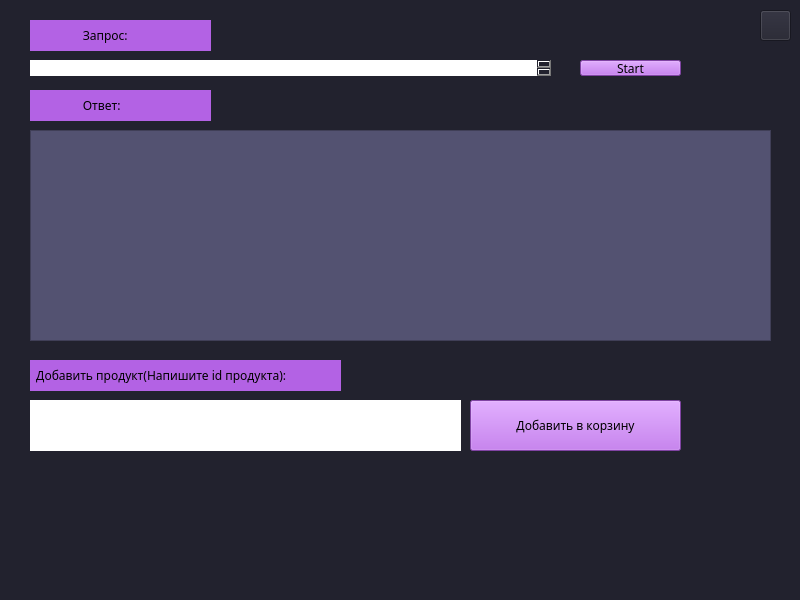
<?xml version="1.0" encoding="UTF-8"?>
<ui version="4.0">
 <class>MainWindow</class>
 <widget class="QMainWindow" name="MainWindow">
  <property name="geometry">
   <rect>
    <x>0</x>
    <y>0</y>
    <width>800</width>
    <height>600</height>
   </rect>
  </property>
  <property name="windowTitle">
   <string>MainWindow</string>
  </property>
  <property name="styleSheet">
   <string notr="true">background-color: rgb(34, 34, 46);</string>
  </property>
  <widget class="QWidget" name="centralwidget">
   <widget class="QLabel" name="label">
    <property name="geometry">
     <rect>
      <x>30</x>
      <y>20</y>
      <width>181</width>
      <height>31</height>
     </rect>
    </property>
    <property name="font">
     <font>
      <family>Montserrat</family>
      <weight>50</weight>
      <bold>false</bold>
     </font>
    </property>
    <property name="styleSheet">
     <string notr="true">background-color: rgb(179, 98, 228);</string>
    </property>
    <property name="text">
     <string>                 Запрос:</string>
    </property>
   </widget>
   <widget class="QPushButton" name="pushButton">
    <property name="geometry">
     <rect>
      <x>580</x>
      <y>60</y>
      <width>101</width>
      <height>16</height>
     </rect>
    </property>
    <property name="font">
     <font>
      <family>Montserrat</family>
     </font>
    </property>
    <property name="styleSheet">
     <string notr="true">background-color: rgb(179, 94, 228);</string>
    </property>
    <property name="text">
     <string>Start</string>
    </property>
   </widget>
   <widget class="QLabel" name="label_2">
    <property name="geometry">
     <rect>
      <x>30</x>
      <y>90</y>
      <width>181</width>
      <height>31</height>
     </rect>
    </property>
    <property name="font">
     <font>
      <family>Montserrat</family>
      <weight>50</weight>
      <bold>false</bold>
     </font>
    </property>
    <property name="styleSheet">
     <string notr="true">background-color: rgb(179, 98, 228);</string>
    </property>
    <property name="text">
     <string>                 Ответ:</string>
    </property>
   </widget>
   <widget class="QTableWidget" name="tableWidget">
    <property name="geometry">
     <rect>
      <x>30</x>
      <y>130</y>
      <width>741</width>
      <height>211</height>
     </rect>
    </property>
    <property name="styleSheet">
     <string notr="true">background-color: rgb(83, 82, 113);</string>
    </property>
   </widget>
   <widget class="QPlainTextEdit" name="textEdit">
    <property name="geometry">
     <rect>
      <x>30</x>
      <y>60</y>
      <width>521</width>
      <height>16</height>
     </rect>
    </property>
    <property name="styleSheet">
     <string notr="true">background-color: rgb(255, 255, 255);
border: 2px;
border-color: rgb(179, 94, 228);</string>
    </property>
   </widget>
   <widget class="QLabel" name="label_3">
    <property name="geometry">
     <rect>
      <x>30</x>
      <y>360</y>
      <width>311</width>
      <height>31</height>
     </rect>
    </property>
    <property name="font">
     <font>
      <family>Montserrat</family>
      <weight>50</weight>
      <bold>false</bold>
     </font>
    </property>
    <property name="styleSheet">
     <string notr="true">background-color: rgb(179, 98, 228);</string>
    </property>
    <property name="text">
     <string>  Добавить продукт(Напишите id продукта):</string>
    </property>
   </widget>
   <widget class="QPushButton" name="pushButton_add">
    <property name="geometry">
     <rect>
      <x>470</x>
      <y>400</y>
      <width>211</width>
      <height>51</height>
     </rect>
    </property>
    <property name="font">
     <font>
      <family>Montserrat</family>
     </font>
    </property>
    <property name="styleSheet">
     <string notr="true">background-color: rgb(179, 94, 228);</string>
    </property>
    <property name="text">
     <string>Добавить в корзину</string>
    </property>
   </widget>
   <widget class="QPushButton" name="close_vb_menu">
    <property name="geometry">
     <rect>
      <x>760</x>
      <y>10</y>
      <width>31</width>
      <height>31</height>
     </rect>
    </property>
    <property name="text">
     <string/>
    </property>
    <property name="icon">
     <iconset>
      <normaloff>../../Desktop/krest.jpg</normaloff>../../Desktop/krest.jpg</iconset>
    </property>
    <property name="checkable">
     <bool>false</bool>
    </property>
   </widget>
   <widget class="QPlainTextEdit" name="textEdit_2">
    <property name="geometry">
     <rect>
      <x>30</x>
      <y>400</y>
      <width>431</width>
      <height>51</height>
     </rect>
    </property>
    <property name="styleSheet">
     <string notr="true">background-color: rgb(255, 255, 255);
border: 2px;
border-color: rgb(179, 94, 228);</string>
    </property>
   </widget>
  </widget>
  <widget class="QStatusBar" name="statusbar"/>
 </widget>
 <resources/>
 <connections/>
</ui>
